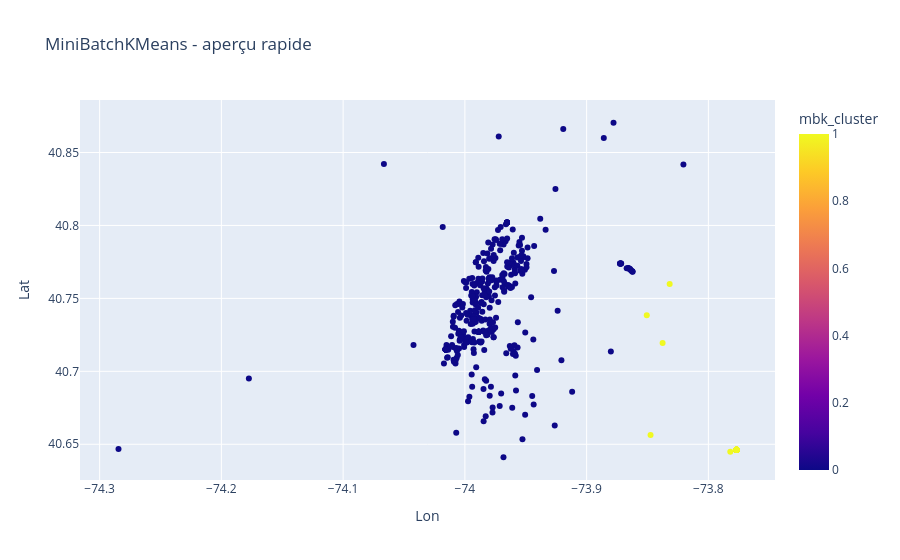
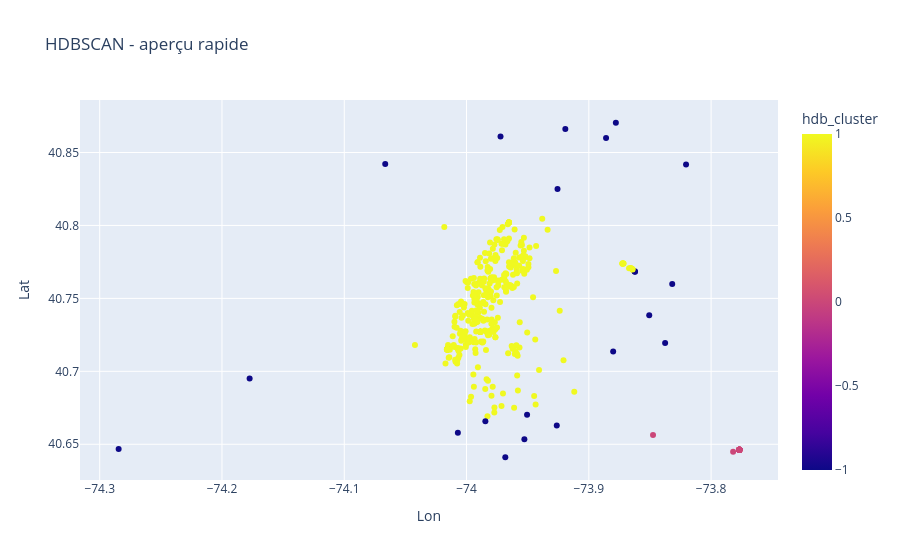

Notebook cell for these charts, in order:
### Markdown cell above
* L'algorithme HDBSAN voit 2 clusters, soit 2 zones chaudes principales pour mercredi à 9h
* silhouette (pour taille mini de cluster à 30 observations) = 0.729. Les clusters sont bien séparés.

*Conclusion modèle HDBSCAN : la demande Uber à ce créneau semble concentrée dans 2 zones majeures.*

Dans ce premier modèle test,
HDBSCAN est plus robuste pour des données déséquilibrées ou bruitées, mais sur ce petit lot très concentré, KMeans est plus net.

### Code cell
# Visualisation des clusters
fig1 = px.scatter_map(
    df_batch_test, lat="Lat", lon="Lon",
    color="mbk_cluster", zoom=10, map_style="carto-positron",
    title=f"MiniBatchKMeans (k={best_k}, {day} {hour}h)"
)
fig1.write_html("fig_1_test_MiniBatchKMeans_wednesday_9h_map.html")  # export interactif

fig1_preview = px.scatter(
    df_batch_test, x="Lon", y="Lat",
    color="mbk_cluster",
    title="MiniBatchKMeans - aperçu rapide"
)
fig1_preview.show()

fig2 = px.scatter_map(
    df_batch_test, lat="Lat", lon="Lon",
    color="hdb_cluster", zoom=10, map_style="carto-positron", 
    title=f"HDBSCAN (min_cluster_size=30, {day} {hour}h)"
)
fig2.write_html("fig_2_test_HDBSCAN_wednesday_9h_map.html")  # export interactif

fig2_preview = px.scatter(
    df_batch_test, x="Lon", y="Lat",
    color="hdb_cluster",
    title="HDBSCAN - aperçu rapide"
)
fig2_preview.show()

### Figure 1 — Plotly figure (JSON) as saved in the notebook; plotly's stock layout.template omitted (floating-point values rounded to 4 significant figures; data arrays with more than 128 entries replaced by an {"elided": "..."} marker saying what was removed)
{"data": [{"hovertemplate": "Lon=%{x}<br>Lat=%{y}<br>mbk_cluster=%{marker.color}<extra></extra>", "legendgroup": "", "marker": {"color": {"elided": "396 int values"}, "coloraxis": "coloraxis", "symbol": "circle"}, "mode": "markers", "name": "", "orientation": "v", "showlegend": false, "type": "scatter", "x": {"elided": "396 float values"}, "xaxis": "x", "y": {"elided": "396 float values"}, "yaxis": "y"}], "layout": {"coloraxis": {"colorbar": {"title": {"text": "mbk_cluster"}}, "colorscale": [[0, "#0d0887"], [0.1111, "#46039f"], [0.2222, "#7201a8"], [0.3333, "#9c179e"], [0.4444, "#bd3786"], [0.5556, "#d8576b"], [0.6667, "#ed7953"], [0.7778, "#fb9f3a"], [0.8889, "#fdca26"], [1, "#f0f921"]]}, "legend": {"tracegroupgap": 0}, "title": {"text": "MiniBatchKMeans - aperçu rapide"}, "xaxis": {"anchor": "y", "domain": [0, 1], "title": {"text": "Lon"}}, "yaxis": {"anchor": "x", "domain": [0, 1], "title": {"text": "Lat"}}}}

### Figure 2 — Plotly figure (JSON) as saved in the notebook; plotly's stock layout.template omitted (floating-point values rounded to 4 significant figures; data arrays with more than 128 entries replaced by an {"elided": "..."} marker saying what was removed)
{"data": [{"hovertemplate": "Lon=%{x}<br>Lat=%{y}<br>hdb_cluster=%{marker.color}<extra></extra>", "legendgroup": "", "marker": {"color": {"elided": "396 int values"}, "coloraxis": "coloraxis", "symbol": "circle"}, "mode": "markers", "name": "", "orientation": "v", "showlegend": false, "type": "scatter", "x": {"elided": "396 float values"}, "xaxis": "x", "y": {"elided": "396 float values"}, "yaxis": "y"}], "layout": {"coloraxis": {"colorbar": {"title": {"text": "hdb_cluster"}}, "colorscale": [[0, "#0d0887"], [0.1111, "#46039f"], [0.2222, "#7201a8"], [0.3333, "#9c179e"], [0.4444, "#bd3786"], [0.5556, "#d8576b"], [0.6667, "#ed7953"], [0.7778, "#fb9f3a"], [0.8889, "#fdca26"], [1, "#f0f921"]]}, "legend": {"tracegroupgap": 0}, "title": {"text": "HDBSCAN - aperçu rapide"}, "xaxis": {"anchor": "y", "domain": [0, 1], "title": {"text": "Lon"}}, "yaxis": {"anchor": "x", "domain": [0, 1], "title": {"text": "Lat"}}}}
